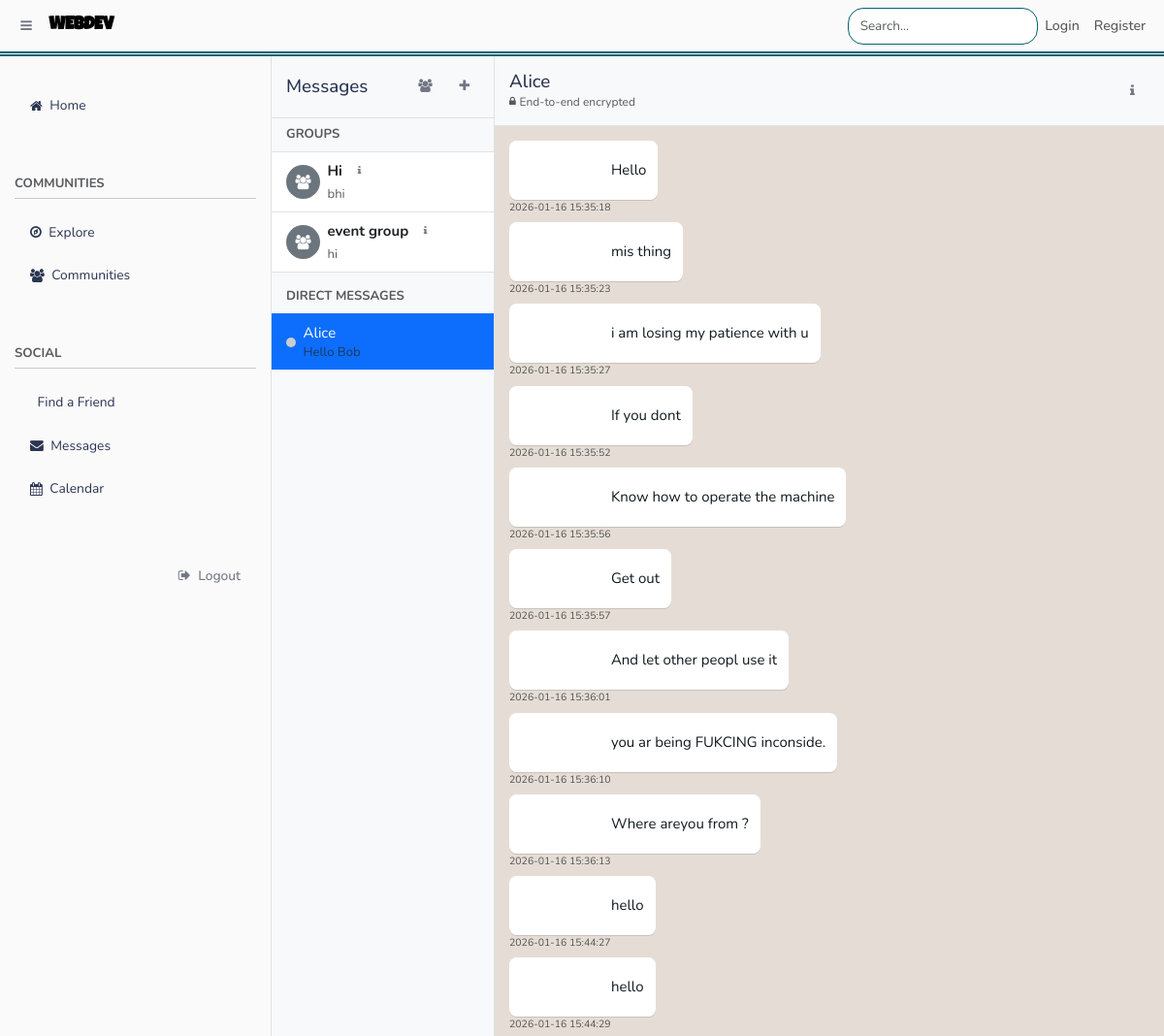
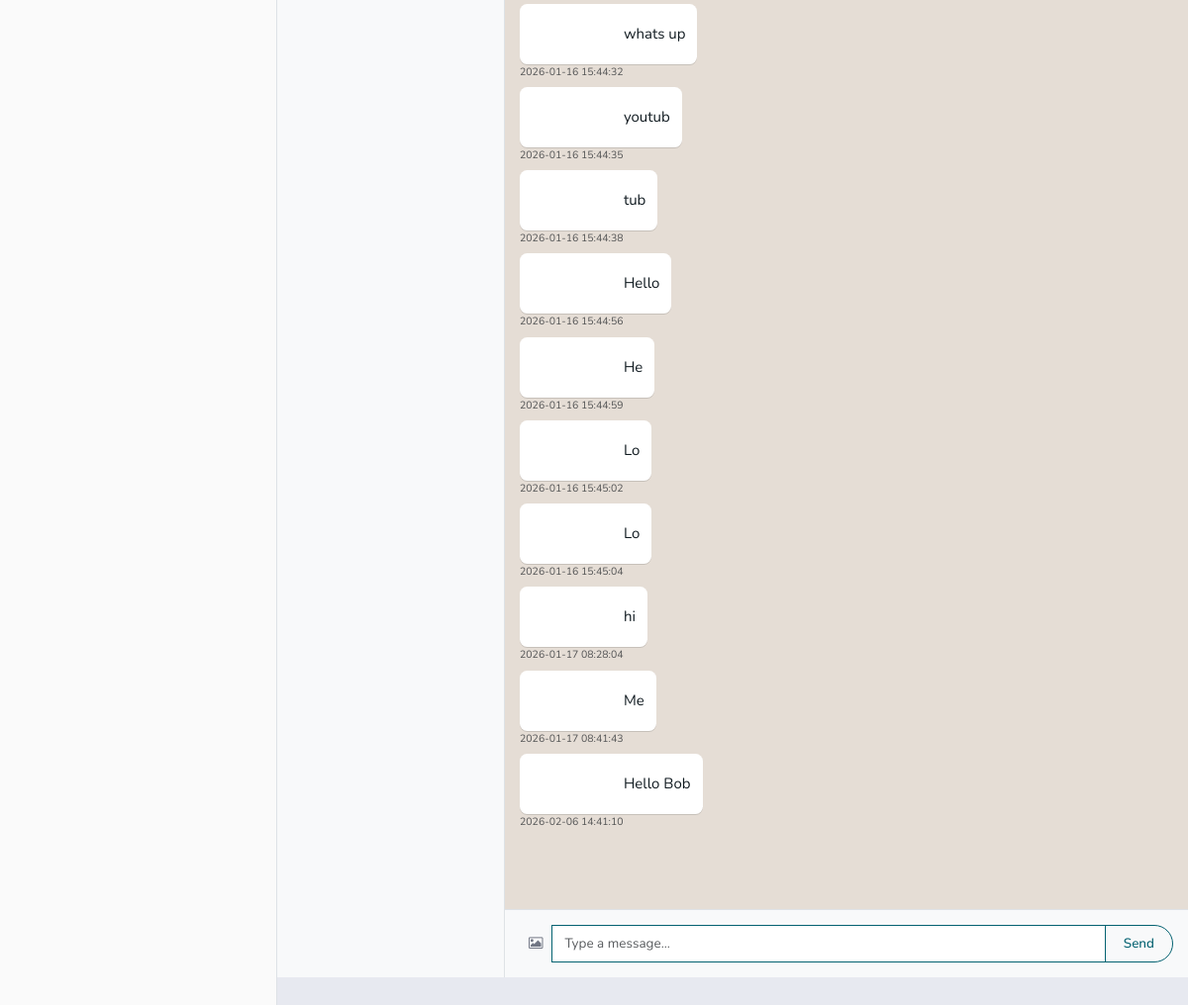
The app's page /my_messages (signed in), older data (2 pictures, top to bottom).
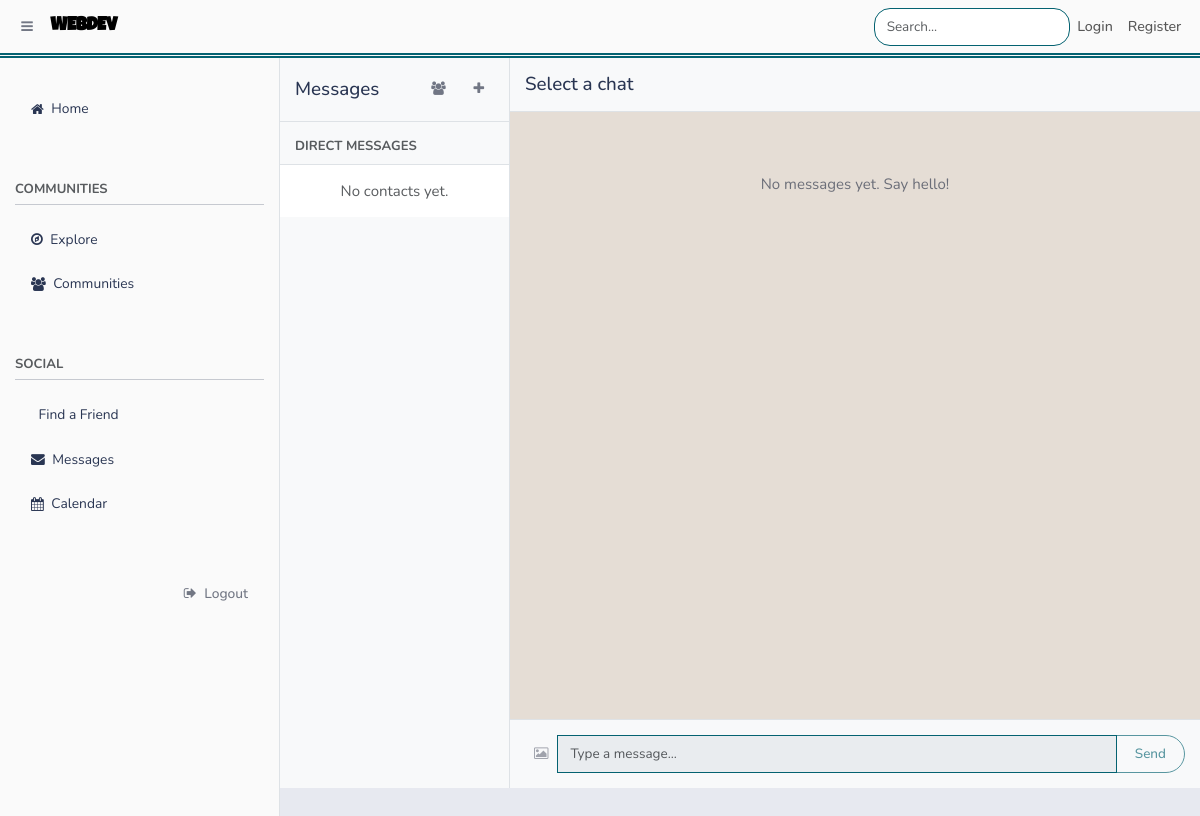
The same page, newer data.
### tables this page shows
CREATE TABLE group_chats (
            group_id INTEGER PRIMARY KEY AUTOINCREMENT,
            name TEXT NOT NULL,
            creator_id INTEGER NOT NULL,
            description TEXT,
            created_at DATETIME DEFAULT CURRENT_TIMESTAMP,
            FOREIGN KEY(creator_id) REFERENCES users(user_id) ON DELETE CASCADE
        );

CREATE TABLE users (
            user_id INTEGER PRIMARY KEY AUTOINCREMENT,
            username TEXT UNIQUE NOT NULL,
            password TEXT NOT NULL,
            email TEXT NOT NULL,
            phone TEXT NOT NULL,
            age INT NOT NULL
        , public_key TEXT);

CREATE TABLE messages (
            message_id INTEGER PRIMARY KEY AUTOINCREMENT,
            sender_id INTEGER NOT NULL,
            recipient_id INTEGER NOT NULL,
            content TEXT NOT NULL,
            created_at DATETIME DEFAULT CURRENT_TIMESTAMP, is_encrypted INTEGER DEFAULT 0,
            FOREIGN KEY(sender_id) REFERENCES users(user_id),
            FOREIGN KEY(recipient_id) REFERENCES users(user_id)
        );

### main.py (the view, shortened to what this page needs)
@app.route('/my_messages', methods=['GET', 'POST'])
def my_messages():
    if 'username' not in session:
        return redirect(url_for('login'))
    conn = get_db()
    current_user_id = conn.execute(
        "SELECT user_id FROM users WHERE username = ?", (session['username'],)
    ).fetchone()['user_id']
    chats = get_user_chats(current_user_id)
    groups_query = conn.execute("""
        SELECT g.group_id, g.name, g.description,
               (SELECT content FROM group_messages WHERE group_id = g.group_id ORDER BY created_at DESC LIMIT 1) as last_message
        FROM group_chats g
        JOIN group_members gm ON g.group_id = gm.group_id
        WHERE gm.user_id = ?
        ORDER BY g.created_at DESC
    """, (current_user_id,)).fetchall()
    if chats:
        current_chat = chats[0]
        messages = conn.execute("""
            SELECT m.content, m.created_at, u.username AS sender_username
            FROM messages m
            JOIN users u ON m.sender_id = u.user_id
            WHERE (m.sender_id = ? AND m.recipient_id = ?)
               OR (m.sender_id = ? AND m.recipient_id = ?)
            ORDER BY m.created_at ASC
        """, (current_user_id, current_chat['user_id'], current_chat['user_id'], current_user_id)).fetchall()
    else:
        current_chat = None
        messages = []
    friends = get_friends(current_user_id)
    return render_template(
        'chat_private.html',
        messages=messages,
        chats=chats,
        groups=groups_query,
        friends=friends, # Pass friends list
        current_chat=current_chat,
        recipient=current_chat
    )

### helpers.py (called while the page is built)
def connect_db():
    sql = sqlite3.connect(DATABASE)
    sql.row_factory = sqlite3.Row
    sql.execute("PRAGMA foreign_keys = ON")
    return sql

def get_db():
    if not hasattr(g, 'sqlite3_db'):
        g.sqlite3_db = connect_db()
    return g.sqlite3_db

def get_friends(user_id):
    conn = get_db()
    friends = conn.execute("""
        SELECT u.user_id, u.username, COALESCE(p.display_name, u.username) as display_name
        FROM users u
        LEFT JOIN user_profiles p ON u.user_id = p.user_id
        WHERE u.user_id IN (
            SELECT requester_id FROM friends WHERE addressee_id = ? AND status='accepted'
            UNION
            SELECT addressee_id FROM friends WHERE requester_id = ? AND status='accepted'
        )
        ORDER BY display_name ASC
    """, (user_id, user_id)).fetchall()
    return [dict(f) for f in friends]

### templates/chat_private.html (shortened to what the changed rows need)
{% extends 'base.html' %}
{% block body %}
<div style="overflow-y: hidden;">
    <div class='d-flex flex-row col-12' style="height: calc(100vh - 70px);">
        <div class="border-end col-lg-3 col-md-5" style="background-color:#f8f9fa; overflow-y:auto; height: 100%;">
            <ul class="list-group list-group-flush" id="chatsList">
                {% if groups %}
                <li class="list-group-item bg-light text-muted small fw-bold">GROUPS</li>
                {% for group in groups %}
                <li class="list-group-item list-group-item-action d-flex align-items-center" style="cursor:pointer;"
                    onclick="loadGroupChat({{ group.group_id }}, '{{ group.name }}')">
                    <div class="bg-secondary rounded-circle d-flex align-items-center justify-content-center me-2"
                        style="width:35px; height:35px; color:white;">
                        <i class="fa fa-users"></i>
                    </div>
                    <div class="flex-grow-1" style="min-width: 0;">
                        <div class="d-flex align-items-center">
                            <strong class="me-2">{{ group.name }}</strong>
                            <button class="btn btn-sm btn-info rounded-circle text-white"
                                style="width: 20px; height: 20px; padding: 0; font-size: 10px; line-height: 20px;"
                                onclick="event.stopPropagation(); loadGroupInfo({{ group.group_id }});"
                                title="Group Members">
                                <i class="fa fa-info"></i>
                            </button>
                        </div>
                        <small class="text-muted d-block text-truncate mt-1">{{ group.last_message or 'No messages yet'
                            }}</small>
                    </div>
                </li>
                {% endfor %}
                {% endif %}
                <li class="list-group-item bg-light text-muted small fw-bold mt-2">DIRECT MESSAGES</li>
                {% if chats %}
                {% for chat in chats %}
                <li class="list-group-item list-group-item-action d-flex align-items-center {% if recipient and chat.username == recipient.username %}active{% endif %}"
                    style="cursor:pointer;" onclick="window.location.href='/chat/{{ chat.username }}'">
                    <span class="rounded-circle me-2"
                        style="width:10px; height:10px; background-color: {% if chat.online %}#0f0{% else %}#ccc{% endif %}; display:inline-block;"></span>
                    <div class="flex-grow-1">
                        <div>{{ chat.display_name }}</div>
                        <small class="text-muted d-block text-truncate">{{ chat.last_message }}</small>
                    </div>
                </li>
                {% endfor %}
                {% else %}
                <li class="list-group-item text-center text-muted py-3">No contacts yet.</li>
                {% endif %}
            </ul>
        </div>
        <div class="col d-flex flex-column" style="height: 100%;">
            <div id="chat-header" class="p-3 border-bottom bg-light d-flex justify-content-between align-items-center">
                {% if recipient %}
                <div class="d-flex flex-column">
                    <h5 class="mb-0">{{ recipient.display_name }}</h5>
                    <div class="text-muted d-flex align-items-center gap-1" style="font-size: 0.8rem;">
                        <i class="fa fa-lock" style="font-size: 0.7rem;"></i> <span>End-to-end encrypted</span>
                    </div>
                </div>
                <div>
                    <button
                        class="btn btn-sm btn-primary rounded-circle d-flex justify-content-center align-items-center"
                        data-bs-toggle="modal" data-bs-target="#friendInfoModal"
                        style="width: 35px; height: 35px; padding: 0;">
                        <i class="fa fa-info"></i>
                    </button>
                </div>
                {% else %}
                <h5 class="mb-0">Select a chat</h5>
                {% endif %}
            </div>
            <div id="chat-box" class="flex-grow-1 p-3 overflow-auto" style="background-color:#e5ddd5;">
                {% if messages %}
                {% for msg in messages %}
                <div class="mb-2 {% if msg.sender_username == username %}text-end{% else %}text-start{% endif %}"
                    id="msg-{{ msg.message_id }}">
                    {% if '[IMAGE]' in msg.content %}
                    <img src="{{ msg.content.replace('[IMAGE]', '') }}"
                        style="max-width:200px; border-radius:8px; cursor:pointer;"
                        onclick="confirmDelete(this, {{ msg.message_id }}, '{{ msg.sender_username }}')">
                    {% else %}
                    <span class="badge chat-bubble {% if msg.sender_username == username %}me{% else %}them{% endif %}"
                        style="font-size: 1rem; font-weight: normal; padding: 8px 12px;
                                    max-width: 60%; display: inline-block; text-align: left;
                                    white-space: pre-wrap !important; word-wrap: break-word; overflow-wrap: break-word; word-break: break-all; cursor:pointer;"
                        onclick="confirmDelete(this, {{ msg.message_id }}, '{{ msg.sender_username }}')">
                        {{ msg.content }}
                    </span>
                    {% endif %}
                    <div class="text-muted small" style="font-size:0.7rem;">
                        {{ msg.created_at }}
                    </div>
                </div>
                {% endfor %}
                {% else %}
                <div class="text-center text-muted mt-5">
                    <p>No messages yet. Say hello!</p>
                </div>
                {% endif %}
            </div>
            <div class="p-3 border-top bg-light" style="flex-shrink: 0;">
                <div class="input-group">
                    <button id="image-btn" class="btn btn-outline-secondary" title="Send image" {% if not recipient and
                        not currentGroup %}disabled{% endif %}>
                        <i class="fa fa-image"></i>
                    </button>
                    <input type="text" id="chat-input" class="form-control" placeholder="Type a message..." {% if not
                        recipient and not currentGroup %}disabled{% endif %}>
                    <button id="send-btn" class="btn btn-success" {% if not recipient and not currentGroup %}disabled{%
                        endif %}>Send</button>
                </div>
            </div>
        </div>
    </div>
</div>
{% endblock %}

Row changes from the older to the newer data that the page shows:
removed group_chats: name "Hi", last_message "bhi"
removed group_chats: name "event group", {{ group.group_id }} 2 (drawn), last_message "hi"
no longer on this page (row edited): users: display_name "Alice", last_message "Hello Bob"
removed messages: content "Hello", created_at "2026-01-16 15:35:18"
removed messages: content "mis thing", created_at "2026-01-16 15:35:23"
removed messages: content "i am losing my patience with u", created_at "2026-01-16 15:35:27"
removed messages: content "If you dont", created_at "2026-01-16 15:35:52"
removed messages: content "Know how to operate the machine", created_at "2026-01-16 15:35:56"
removed messages: content "Get out", created_at "2026-01-16 15:35:57"
removed messages: content "And let other peopl use it", created_at "2026-01-16 15:36:01"
removed messages: content "you ar being FUKCING inconside.", created_at "2026-01-16 15:36:10"
removed messages: content "Where areyou from ?", created_at "2026-01-16 15:36:13"
removed messages: content "hello", created_at "2026-01-16 15:44:27"
removed messages: content "hello", created_at "2026-01-16 15:44:29"
removed messages: content "whats up", created_at "2026-01-16 15:44:32"
removed messages: content "youtub", created_at "2026-01-16 15:44:35"
removed messages: content "tub", created_at "2026-01-16 15:44:38"
removed messages: content "Hello", created_at "2026-01-16 15:44:56"
removed messages: content "He", created_at "2026-01-16 15:44:59"
removed messages: content "Lo", created_at "2026-01-16 15:45:02"
removed messages: content "Lo", created_at "2026-01-16 15:45:04"
removed messages: content "hi", created_at "2026-01-17 08:28:04"
removed messages: content "Me", created_at "2026-01-17 08:41:43"
removed messages: content "Hello Bob", created_at "2026-02-06 14:41:10"
Text that changed along with them:
{{ recipient.display_name }}: "Alice" → (not shown)
text no longer shown: "GROUPS End-to-end encrypted"
text now shown: "No contacts yet. Select a chat No messages yet. Say hello!"
